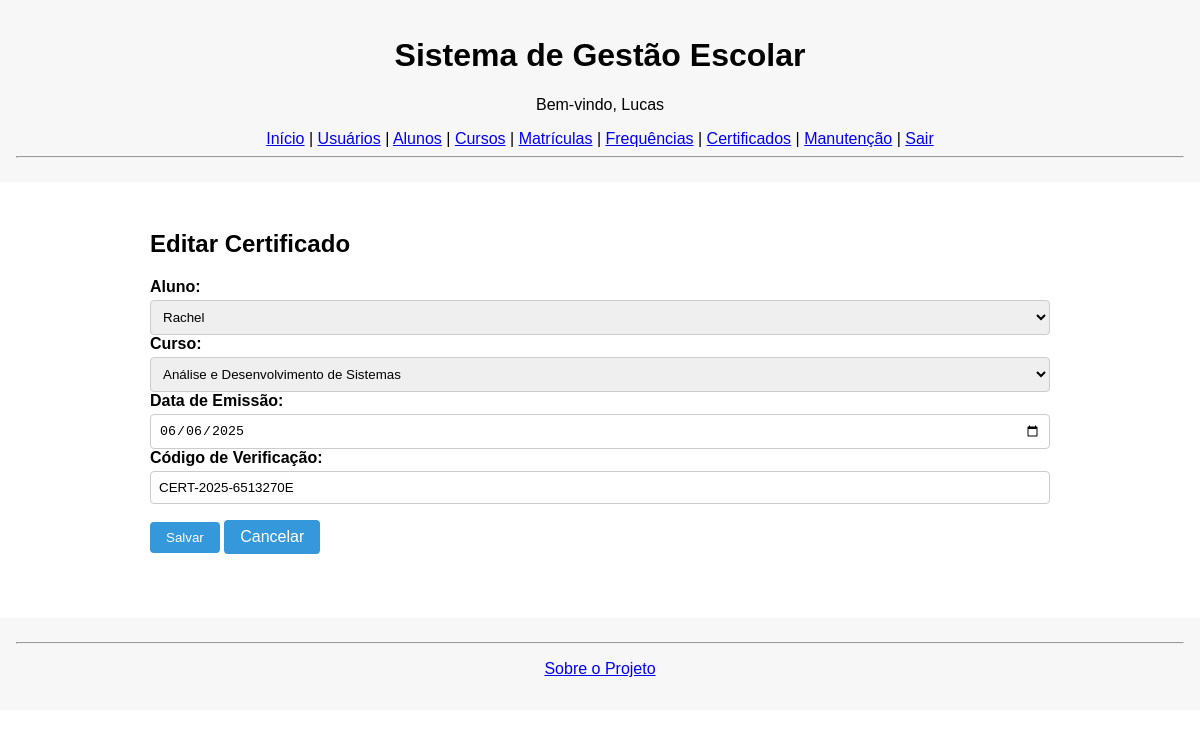
The app's page /certificados/editar/1 (signed in) with its own data.
### tables this page shows
CREATE TABLE certificados (
            id INTEGER PRIMARY KEY AUTOINCREMENT,
            aluno_id INTEGER,
            curso_id INTEGER,
            data_emissao DATE DEFAULT CURRENT_DATE,
            codigo_verificacao TEXT UNIQUE,
            FOREIGN KEY (aluno_id) REFERENCES alunos(id),
            FOREIGN KEY (curso_id) REFERENCES cursos(id)
        );

CREATE TABLE alunos (
            id INTEGER PRIMARY KEY AUTOINCREMENT,
            nome TEXT,
            cpf TEXT UNIQUE,
            email TEXT,
            telefone TEXT,
            data_nascimento DATE,
            created_at DATETIME DEFAULT CURRENT_TIMESTAMP
        );

CREATE TABLE cursos (
            id INTEGER PRIMARY KEY AUTOINCREMENT,
            nome TEXT,
            descricao TEXT,
            carga_horaria INTEGER,
            professor_id INTEGER,
            created_at DATETIME DEFAULT CURRENT_TIMESTAMP,
            FOREIGN KEY (professor_id) REFERENCES usuarios(id)
        );

### app.py (the view, shortened to what this page needs)
@app.route('/certificados/editar/<int:id>', methods=['GET', 'POST'])
def editar_certificado_view(id):
    if 'usuario' not in session:
        return redirect(url_for('login'))
    certificado = buscar_certificado(id)
    alunos = listar_alunos()
    cursos = listar_cursos()
    novo_codigo = gerar_codigo_certificado()
    certificado = dict(certificado)  # converter sqlite3.Row em dict editável
    certificado['codigo_verificacao'] = novo_codigo
    return render_template(
        'certificados_editar.html',
        certificado=certificado,
        alunos=alunos,
        cursos=cursos
    )

### app.py (called while the page is built)
def gerar_codigo_certificado():
    from datetime import datetime
    import uuid
    ano = datetime.now().year
    return f"CERT-{ano}-{uuid.uuid4().hex[:8].upper()}"

### database.py (called while the page is built)
def conectar():
    con = sqlite3.connect('sge.db')
    con.row_factory = sqlite3.Row
    con.execute("PRAGMA foreign_keys = ON")
    return con

def listar_alunos():
    con = conectar()
    cur = con.cursor()
    cur.execute("SELECT * FROM alunos")
    alunos = cur.fetchall()
    con.close()
    return alunos

def listar_cursos():
    con = conectar()
    cur = con.cursor()
    cur.execute('''
        SELECT cursos.*, usuarios.nome AS professor_nome
        FROM cursos
        LEFT JOIN usuarios ON cursos.professor_id = usuarios.id
    ''')
    cursos = cur.fetchall()
    con.close()
    return cursos

def buscar_certificado(id):
    con = conectar()
    cur = con.cursor()
    cur.execute("SELECT * FROM certificados WHERE id = ?", (id,))
    certificado = cur.fetchone()
    con.close()
    return certificado

### templates/certificados_editar.html
{% extends "base.html" %}
{% block content %}
<div class="container">
    <h2>Editar Certificado</h2>
    <form method="POST">
        <label>Aluno:</label>
        <select name="aluno_id" required>
            {% for a in alunos %}
            <option value="{{ a['id'] }}" {% if a['id'] == certificado['aluno_id'] %}selected{% endif %}>
                {{ a['nome'] }}
            </option>
            {% endfor %}
        </select>
        <label>Curso:</label>
        <select name="curso_id" required>
            {% for c in cursos %}
            <option value="{{ c['id'] }}" {% if c['id'] == certificado['curso_id'] %}selected{% endif %}>
                {{ c['nome'] }}
            </option>
            {% endfor %}
        </select>
        <label>Data de Emissão:</label>
        <input type="date" name="data_emissao" value="{{ certificado['data_emissao'] }}" required><br>
        <label>Código de Verificação:</label>
        <input type="text" name="codigo_verificacao" value="{{ certificado['codigo_verificacao'] }}" readonly>
        <button type="submit" class="btn">Salvar</button>
        <a href="{{ url_for('certificados') }}" class="btn">Cancelar</a>
    </form>
</div>
{% endblock %}

### static/css/style.css (style rules this page uses)
body { font-family: Arial, sans-serif; margin: 0; padding: 0; background-color: #ffffff; }
.container { max-width: 900px; margin: 2rem auto; padding: 1rem; background: #fff; border-radius: 8px; }
h2, h3 { margin-top: 0; }
label { display: block; margin-bottom: 0.25rem; font-weight: bold; }
input[type="text"], input[type="email"], input[type="password"], input[type="date"], input[type="number"], select, textarea { width: 100%; padding: 0.5rem; box-sizing: border-box; border: 1px solid #ccc; border-radius: 4px; }
button, input[type="submit"] { padding: 0.5rem 1rem; background-color: #3498db; color: #fff; border: none; border-radius: 4px; cursor: pointer; }
.btn { display: inline-block; margin: 1rem 0; padding: 0.5rem 1rem; background-color: #3498db; color: white; text-decoration: none; border-radius: 4px; }

### records on screen
certificados: aluno_id "Rachel", curso_id "Análise e Desenvolvimento de Sistemas", data_emissao "06/06/2025", codigo_verificacao "CERT-2025-6513270E"

### other values on screen
{{ session['usuario'] }} "Lucas"
